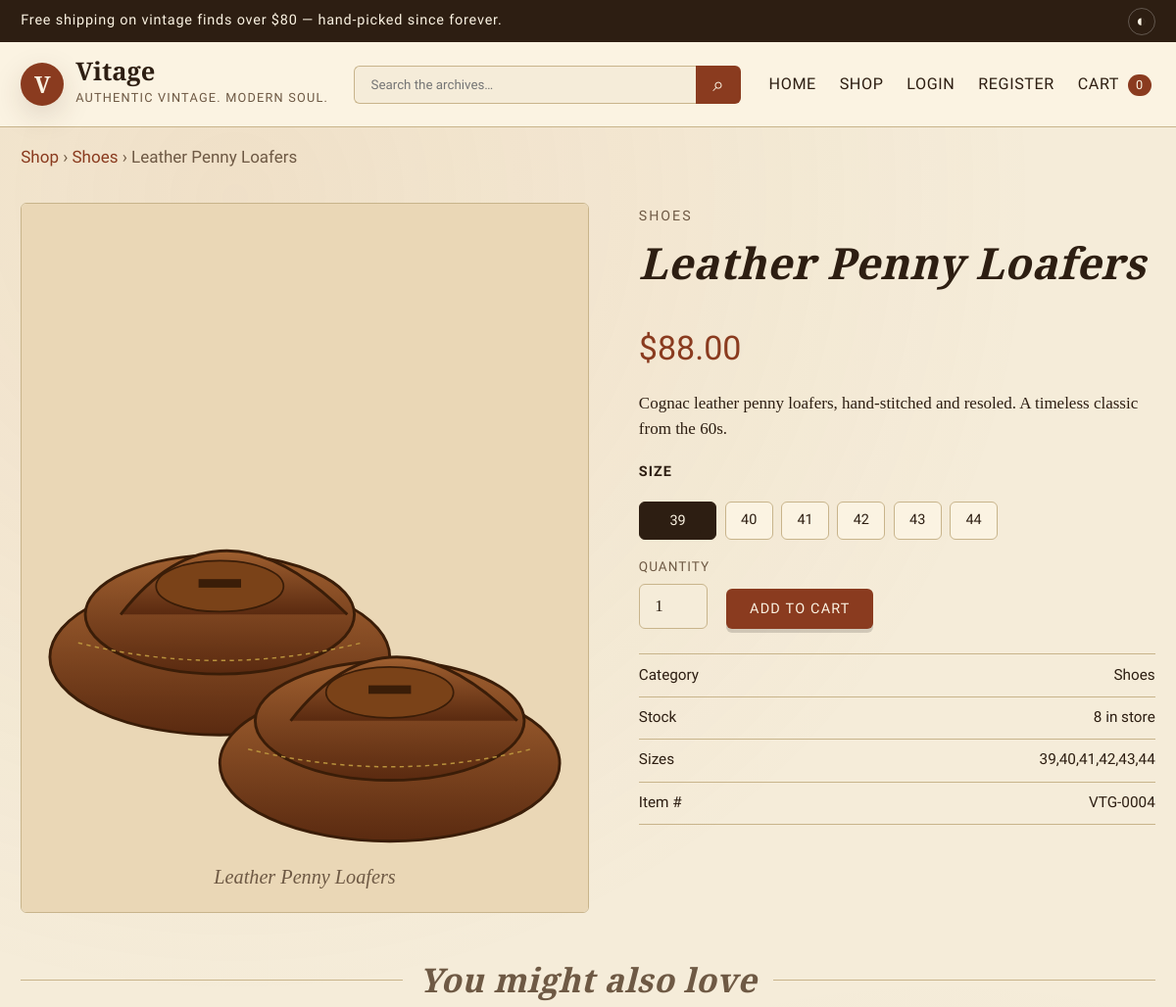
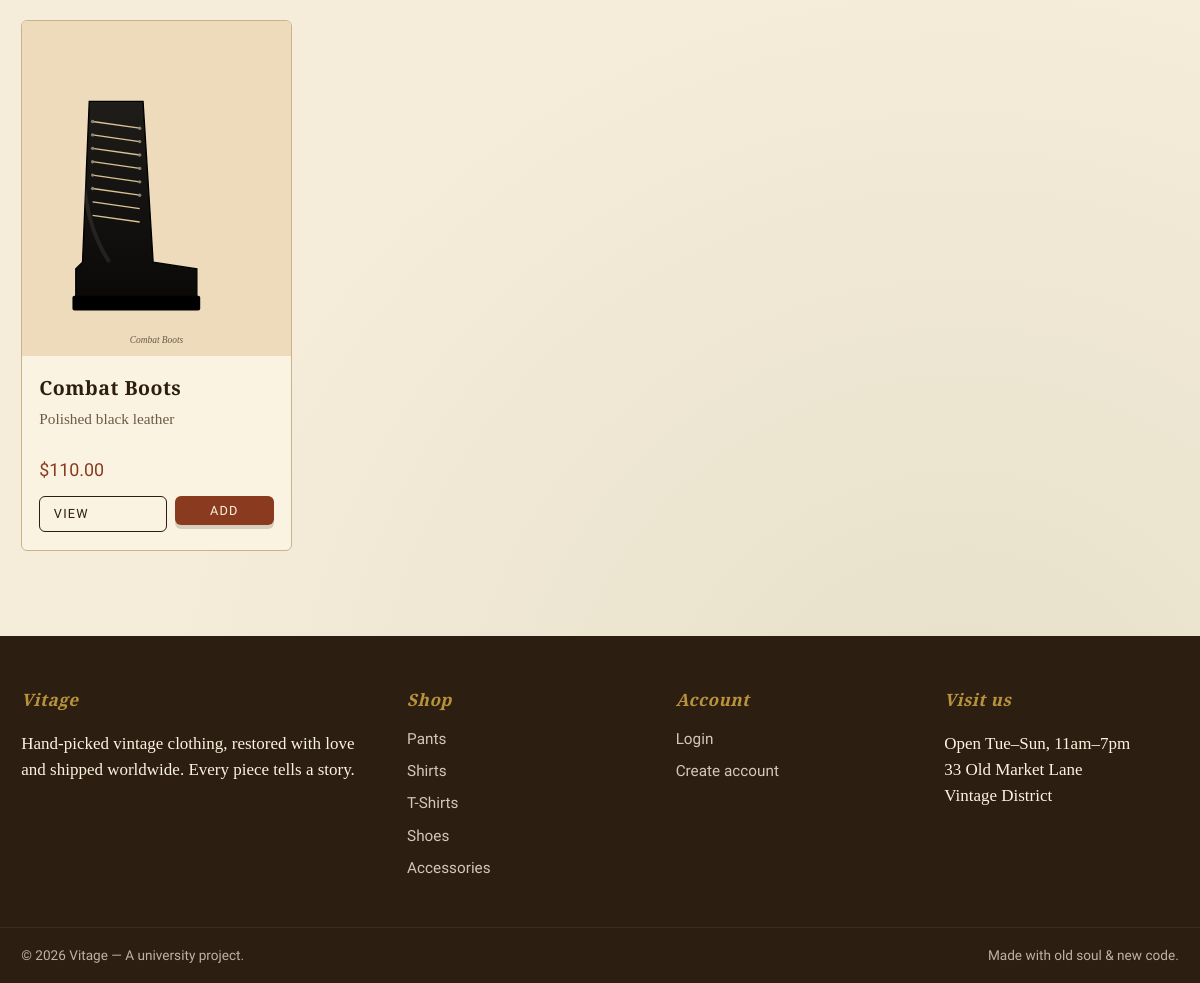
The page /product.php?id=4 on the database its author committed (2 pictures, top to bottom).
### tables this page shows
CREATE TABLE products (
    id              INT AUTO_INCREMENT PRIMARY KEY,
    category_id     INT NOT NULL,
    name            VARCHAR(150) NOT NULL,
    short_desc      VARCHAR(255) DEFAULT NULL,
    description     TEXT,
    price           DECIMAL(10,2) NOT NULL,
    stock           INT NOT NULL DEFAULT 0,
    sizes           VARCHAR(120) DEFAULT 'S,M,L',
    image_1         VARCHAR(255) DEFAULT NULL,
    image_2         VARCHAR(255) DEFAULT NULL,
    image_3         VARCHAR(255) DEFAULT NULL,
    is_featured     TINYINT(1) NOT NULL DEFAULT 0,
    views           INT NOT NULL DEFAULT 0,
    created_at      TIMESTAMP NOT NULL DEFAULT CURRENT_TIMESTAMP,
    CONSTRAINT fk_products_category FOREIGN KEY (category_id)
        REFERENCES categories(id) ON DELETE CASCADE
);

CREATE TABLE categories (
    id          INT AUTO_INCREMENT PRIMARY KEY,
    name        VARCHAR(80) NOT NULL UNIQUE,
    slug        VARCHAR(80) NOT NULL UNIQUE,
    description VARCHAR(255) DEFAULT NULL
);

### includes/functions.php (called while the page is built, shortened)
<?php
function base_url(): string {
    static $base = null;
    if ($base !== null) return $base;
    $script = str_replace('\\', '/', dirname($_SERVER['SCRIPT_NAME']));
    $script = preg_replace('#/(admin|api)(/.*)?$#', '', $script);
    $base = rtrim($script, '/');
    return $base;
}
function url(string $path = ''): string {
    return base_url() . '/' . ltrim($path, '/');
}
function e(?string $value): string {
    return htmlspecialchars((string)$value, ENT_QUOTES | ENT_SUBSTITUTE, 'UTF-8');
}
function money(float $n): string {
    return '$' . number_format($n, 2);
}

### product.php (the view, shortened to what this page needs)
<?php
require_once __DIR__ . '/includes/functions.php';
$id = (int)($_GET['id'] ?? 0);
$stmt = $pdo->prepare(
    'SELECT p.*, c.name AS cat_name, c.slug AS cat_slug
       FROM products p
       JOIN categories c ON c.id = p.category_id
      WHERE p.id = ?'
);
$stmt->execute([$id]);
$p = $stmt->fetch();
$pdo->prepare('UPDATE products SET views = views + 1 WHERE id = ?')->execute([$id]);
$related = $pdo->prepare(
    'SELECT p.* FROM products p
      WHERE p.category_id = ? AND p.id <> ?
      ORDER BY RAND() LIMIT 4'
);
$related->execute([$p['category_id'], $id]);
$related = $related->fetchAll();
$sizes = array_filter(array_map('trim', explode(',', $p['sizes'] ?? '')));
$images = array_filter([$p['image_1'], $p['image_2'], $p['image_3']]);
include __DIR__ . '/includes/header.php';
?>
<div class="container">
    <p style="font-family:var(--type);color:var(--muted);margin-top:1rem">
        <a href="<?= url('shop.php') ?>">Shop</a> &rsaquo;
        <a href="<?= url('shop.php?cat=' . e($p['cat_slug'])) ?>"><?= e($p['cat_name']) ?></a> &rsaquo;
        <?= e($p['name']) ?>
    </p>
    <div class="product-detail">
        <div class="gallery">
            <div class="main-img"><img src="<?= url(e($images[0])) ?>" alt="<?= e($p['name']) ?>"></div>
        </div>
        <div class="product-info">
            <small style="font-family:var(--type);letter-spacing:2px;color:var(--muted);text-transform:uppercase">
                <?= e($p['cat_name']) ?>
            </small>
            <h1><?= e($p['name']) ?></h1>
            <p class="price-big"><?= money((float)$p['price']) ?></p>
            <p><?= nl2br(e($p['description'] ?? $p['short_desc'])) ?></p>
            <form class="ajax-add-cart" method="post" action="<?= url('api/add_to_cart.php') ?>">
                <?php if ($sizes): ?>
                    <strong style="font-family:var(--type);font-size:.85rem;letter-spacing:1px;text-transform:uppercase">Size</strong>
                    <div class="size-picker">
                        <?php foreach ($sizes as $i => $sz): ?>
                            <label>
                                <span><?= e($sz) ?></span>
                            </label>
                        <?php endforeach; ?>
                    </div>
                <?php endif; ?>
                <div style="display:flex;gap:1rem;align-items:flex-end;margin:1rem 0">
                    <div class="field" style="margin:0">
                        <label>Quantity</label>
                        <input class="qty-input" type="number" name="quantity" value="1" min="1" max="<?= max(1,(int)$p['stock']) ?>">
                    </div>
                    <?php if ((int)$p['stock'] > 0): ?>
                        <button class="btn" type="submit">Add to cart</button>
                    <?php else: ?>
                        <button class="btn" disabled style="opacity:.6">Sold out</button>
                    <?php endif; ?>
                </div>
            </form>
            <ul class="meta-list">
                <li><span>Category</span><span><?= e($p['cat_name']) ?></span></li>
                <li><span>Stock</span><span><?= (int)$p['stock'] > 0 ? (int)$p['stock'] . ' in store' : 'Sold out' ?></span></li>
                <li><span>Sizes</span><span><?= e($p['sizes'] ?: 'One size') ?></span></li>
                <li><span>Item #</span><span>VTG-<?= str_pad((string)$p['id'], 4, '0', STR_PAD_LEFT) ?></span></li>
            </ul>
        </div>
    </div>
    <?php if ($related): ?>
        <div class="section-title"><h2>You might also love</h2></div>
        <div class="products">
            <?php foreach ($related as $rp): $p = $rp; include __DIR__ . '/includes/_product_card.php'; endforeach; ?>
        </div>
    <?php endif; ?>
</div>
<?php include __DIR__ . '/includes/footer.php'; ?>

### includes/_product_card.php (shortened to what this page needs)
<article class="product-card fade-up">
    <a href="<?= url('product.php?id=' . (int)$p['id']) ?>" class="img-wrap">
        <img src="<?= url(e($p['image_1'] ?: 'assets/images/p1.svg')) ?>"
             alt="<?= e($p['name']) ?>" loading="lazy">
    </a>
    <div class="body">
        <h3><a href="<?= url('product.php?id=' . (int)$p['id']) ?>" style="color:var(--ink)"><?= e($p['name']) ?></a></h3>
        <p class="short"><?= e($p['short_desc'] ?? '') ?></p>
        <div style="display:flex;justify-content:space-between;align-items:center;margin-top:auto">
            <span class="price"><?= money((float)$p['price']) ?></span>
        </div>
        <div class="actions">
            <a class="btn btn-outline btn-sm" href="<?= url('product.php?id=' . (int)$p['id']) ?>">View</a>
            <?php if ((int)$p['stock'] > 0): ?>
                <form class="ajax-add-cart" method="post" action="<?= url('api/add_to_cart.php') ?>">
                    <button class="btn btn-sm" type="submit">Add</button>
                </form>
            <?php endif; ?>
        </div>
    </div>
</article>

### rows shown on the page
products: category.name "Shoes", name "Leather Penny Loafers", category.name "SHOES", price "$88.00", description "Cognac leather penny loafers, hand-stitched and resoled. A timeless classic from the 60s.", sizes "39", sizes "40", sizes "41", sizes "42", sizes "43", sizes "44", stock "8", sizes "39,40,41,42,43,44", id "0004"
products: image_1 (picture), name "Combat Boots", short_desc "Polished black leather", price "$110.00"

### other values the page prints
SITE_NAME "Vitage"
SITE_TAGLINE "AUTHENTIC VINTAGE. MODERN SOUL."
$cartCount "0"
